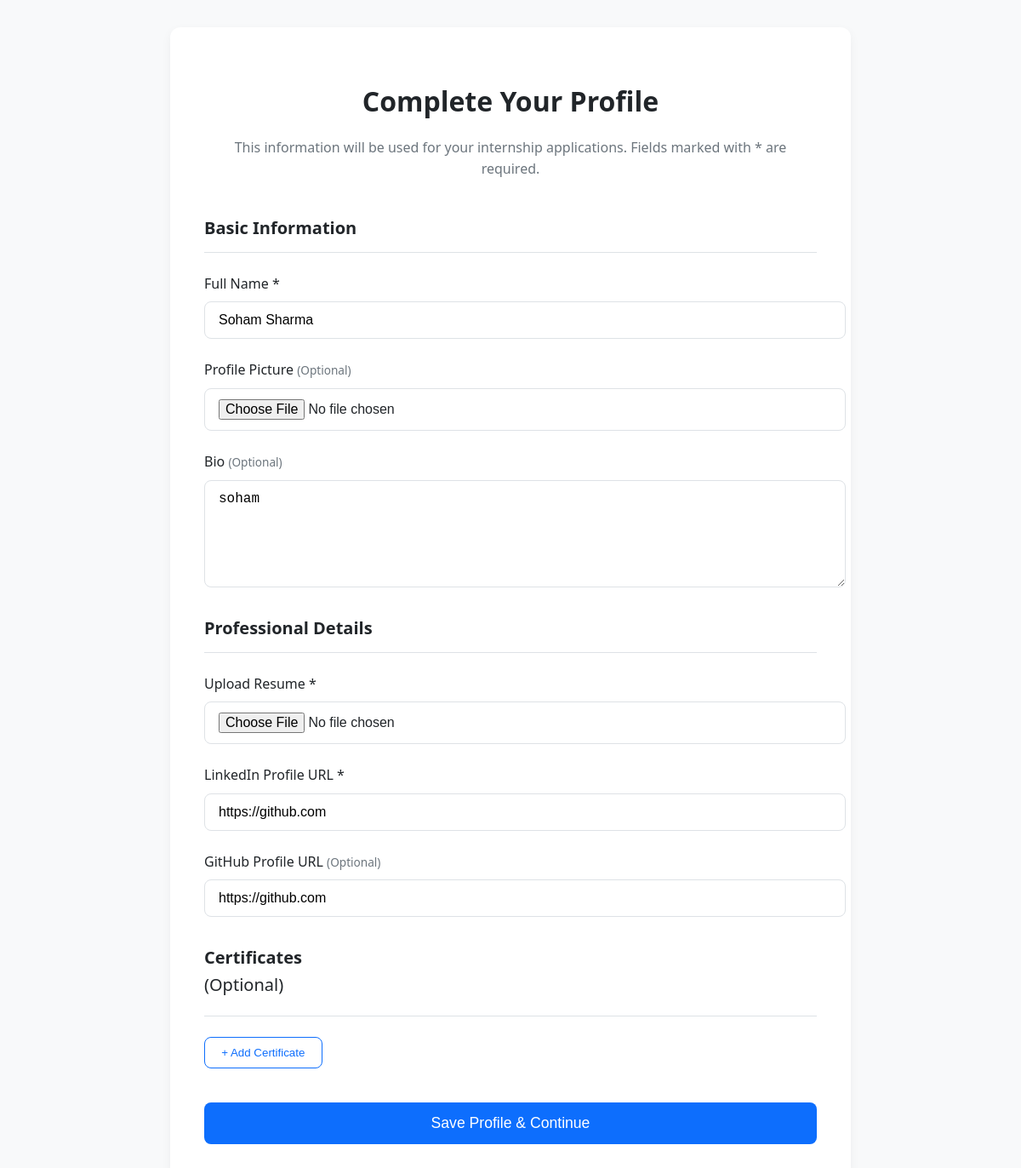
The app's page /account/profile/complete/ (signed in), older data.
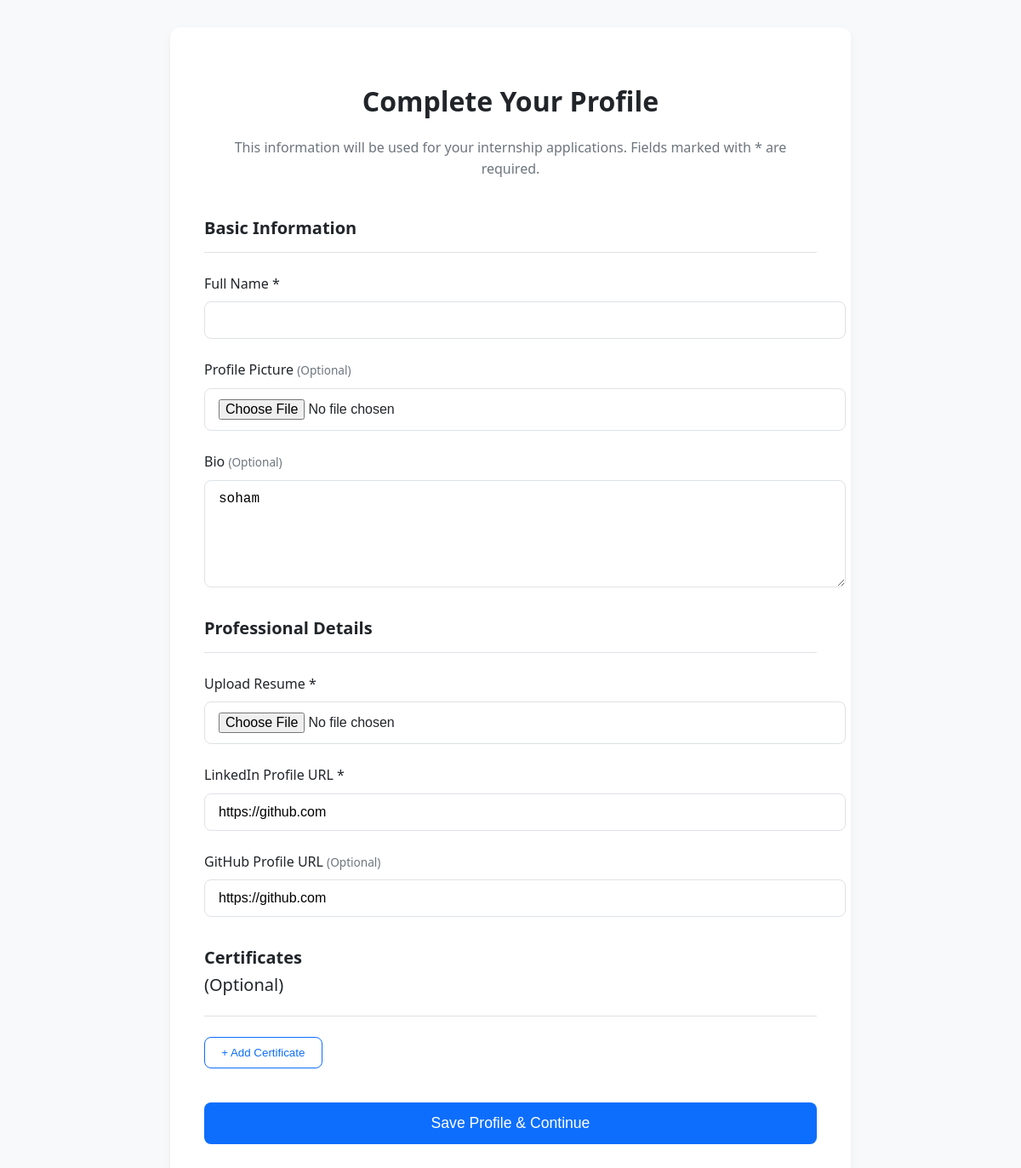
The same page, newer data.
### users/models.py (models this page shows, shortened)
class UserProfile(models.Model):
    user = models.OneToOneField(User, on_delete=models.CASCADE, related_name='profile')
    full_name = models.CharField(max_length=255, blank=True)
    dob = models.DateField(null=True, blank=True)
    profile_picture = models.ImageField(upload_to=upload_to_profile_pic, blank=True, null=True)
    resume = models.FileField(upload_to=upload_to_resume, blank=True, null=True)
    bio = models.TextField(blank=True, null=True)
    linkedin_url = models.URLField(blank=True)
    github_url = models.URLField(blank=True, null=True)
    address = models.TextField(blank=True, null=True)
    is_profile_complete = models.BooleanField(default=False)

### users/views.py (the view)
# urls.py: path('profile/complete/', views.complete_profile_view, name='complete_profile'),
@login_required
def complete_profile_view(request):
    profile, created = UserProfile.objects.get_or_create(user=request.user)
    if request.method == 'POST':
        form = UserProfileForm(request.POST, request.FILES, instance=profile)
        if form.is_valid():
            profile = form.save(commit=False)
            profile.is_profile_complete = True
            profile.save()
            profile.certificates.all().delete()
            certificate_titles = request.POST.getlist('cert_title')
            certificate_files = request.FILES.getlist('cert_file')
            for i in range(len(certificate_titles)):
                if certificate_titles[i] and len(certificate_files) > i:
                    Certificate.objects.create(
                        user_profile=profile,
                        title=certificate_titles[i],
                        file=certificate_files[i]
                    )
            return redirect('users:dashboard')
    else:
        form = UserProfileForm(instance=profile)
    return render(request, 'users/complete_profile.html', {'form': form})

### users/forms.py
class UserProfileForm(forms.ModelForm):
    class Meta:
        model = UserProfile
        fields = [
            'full_name',
            'profile_picture',
            'bio',
            'resume',
            'linkedin_url',
            'github_url',
        ]
        widgets = {
            'full_name': forms.TextInput(attrs={'class': 'form-control'}),
            'profile_picture': forms.FileInput(attrs={'class': 'form-control'}),
            'bio': forms.Textarea(attrs={'class': 'form-control', 'rows': 3}),
            'resume': forms.FileInput(attrs={'class': 'form-control'}),
            'linkedin_url': forms.URLInput(attrs={'class': 'form-control'}),
            'github_url': forms.URLInput(attrs={'class': 'form-control'}),
        }

### templates/users/complete_profile.html (shortened to what this page needs)
<!DOCTYPE html>
<html lang="en">
<head>
</head>
<body>
    <div class="container">
        <h1 class="page-title">Complete Your Profile</h1>
        <p class="page-subtitle">This information will be used for your internship applications. Fields marked with * are required.</p>
        <form action="{% url 'users:complete_profile' %}" method="POST" enctype="multipart/form-data">
            <h2 class="section-title">Basic Information</h2>
            <div class="form-group">
                <label for="{{ form.full_name.id_for_label }}" class="form-label">Full Name *</label>
                {{ form.full_name }}
            </div>
            <div class="form-group">
                <label for="{{ form.profile_picture.id_for_label }}" class="form-label">Profile Picture <span class="optional">(Optional)</span></label>
                {{ form.profile_picture }}
            </div>
            <div class="form-group">
                <label for="{{ form.bio.id_for_label }}" class="form-label">Bio <span class="optional">(Optional)</span></label>
                {{ form.bio }}
            </div>
            <h2 class="section-title">Professional Details</h2>
            <div class="form-group">
                <label for="{{ form.resume.id_for_label }}" class="form-label">Upload Resume *</label>
                {{ form.resume }}
            </div>
            <div class="form-group">
                <label for="{{ form.linkedin_url.id_for_label }}" class="form-label">LinkedIn Profile URL *</label>
                {{ form.linkedin_url }}
            </div>
            <div class="form-group">
                <label for="{{ form.github_url.id_for_label }}" class="form-label">GitHub Profile URL <span class="optional">(Optional)</span></label>
                {{ form.github_url }}
            </div>
            <h2 class="section-title">Certificates <span class="form-label optional">(Optional)</span></h2>
            <button type="button" class="add-btn" id="add-certificate-btn">+ Add Certificate</button>
            <button type="submit" class="submit-btn">Save Profile & Continue</button>
        </form>
    </div>
</body>
</html>

Row changes from the older to the newer data that the page shows:
changed UserProfile "soham": full_name "Soham Sharma" → (not shown)
